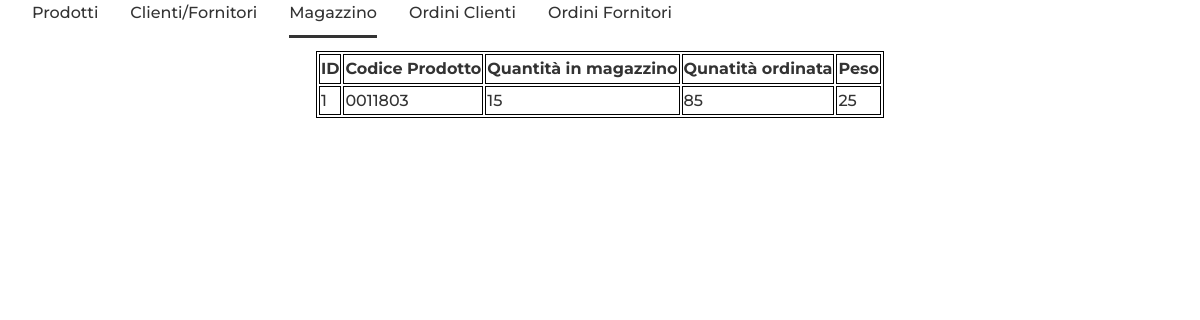
Page /maturita/Magazzino.php on the committed database.
### tables this page shows
create table magazzino(
id int auto_increment,
codice_prodotto varchar(100) not null,
quantita_magazzino int not null,
quantita_ordinata int not null,
peso int not null,

primary key(id),

FOREIGN KEY (codice_prodotto) REFERENCES prodotti (codice)
ON DELETE CASCADE
ON UPDATE CASCADE
);

### maturita/Magazzino.php (the view, shortened to what this page needs)
<!DOCTYPE html>
<html>
    <head>
        <link rel="stylesheet" href="Style.css" />
        <link href="https://cdn.jsdelivr.net/npm/boxicons@2.0.5/css/boxicons.min.css" rel="stylesheet" />
    </head>
    <body>
    <div class="nav__menu" id="nav-menu">
        <ul class="nav__list">
          <li class="nav__item"><a href="Prodotti.php" class="nav__link">Prodotti</a></li>
          <li class="nav__item"><a href="Clienti_Fornitori.php" class="nav__link">Clienti/Fornitori</a></li>
          <li class="nav__item"><a href="Magazzino.php" class="nav__link active">Magazzino</a></li>
          <li class="nav__item"><a href="Ordini_Clienti.php" class="nav__link">Ordini Clienti</a></li>
          <li class="nav__item"><a href="Ordini_Fornitori.php" class="nav__link">Ordini Fornitori</a></li>
        </ul>
      </div>
      <br>
    <?php
        $servername = "localhost";
        $username = "root";
        $password = "";
        $dbname = "maturita";
        $conn = new mysqli($servername, $username, $password, $dbname);
        $sql = "SELECT * FROM magazzino";
        $result = $conn->query($sql);
        if ($result->num_rows > 0) {
            echo "<center>";
            echo "<table><tr><th>ID</th><th>Codice Prodotto</th><th>Quantità in magazzino</th><th>Qunatità ordinata</th>
            <th>Peso</th>";
            while($row = $result->fetch_assoc()) {
                echo "<tr>
                        <td>" . $row["id"]. "</td>
                        <td>" . $row["codice_prodotto"]. "</td>
                        <td>" . $row["quantita_magazzino"]. "</td>
                        <td>" . $row["quantita_ordinata"]. "</td>
                        <td>" . $row["peso"]. "</td>
                    </tr>";
            }
            echo "</table>";
            echo "</center>";
        } else {
            echo "0 results";
        }
    ?>
    </body>
</html>

### maturita/Style.css (style rules this page uses)
:root { --header-height: 3rem; --font-medium: 500; }
:root { --first-color: #7289da; --white-color: #333; --dark-color: #202225; --text-color: #333; }
:root { --body-font: 'Montserrat', sans-serif; --big-font-size: 6.25rem; --h2-font-size: 1.25rem; --normal-font-size: .938rem; --small-font-size: .813rem; }
@media screen and (min-width: 768px) { :root { --big-font-size: 10.5rem; --h2-font-size: 2rem; --normal-font-size: 1rem; --small-font-size: .875rem; } }
:root { --mb-1: .5rem; --mb-2: 1rem; --mb-3: 1.5rem; --mb-4: 2rem; }
:root { --z-fixed: 100; }
*,::before,::after { box-sizing: border-box; }
html { scroll-behavior: smooth; }
body { margin: var(--header-height) 0 0 0; font-family: var(--body-font); font-size: var(--normal-font-size); font-weight: var(--font-medium); color: var(--text-color); line-height: 1.6; }
ul { margin: 0; padding: 0; list-style: none; }
a { text-decoration: none; color: var(--text-color); }
.nav__item { margin-bottom: var(--mb-4); }
.nav__link { position: relative; color: var(--dark-color); }
.active::after { position: absolute; content: ""; width: 100%; height: .18rem; left: 0; top: 2rem; background-color: var(--first-color); }
@media screen and (min-width: 768px) { body { margin: 0; } }
@media screen and (min-width: 768px) { .nav__list { display: flex; } }
@media screen and (min-width: 768px) { .nav__item { margin-left: var(--mb-4); margin-bottom: 0; } }
@media screen and (min-width: 768px) { .nav__link { color: var(--white-color); } }
@media screen and (min-width: 768px) { .active::after { background-color: var(--white-color); } }

### maturita/Magazzino.php (style rules this page uses)
table, th, td { border: 1px solid black; }

### rows in the picture
magazzino: id "1", codice_prodotto "0011803", quantita_magazzino "15", quantita_ordinata "85", peso "25"
